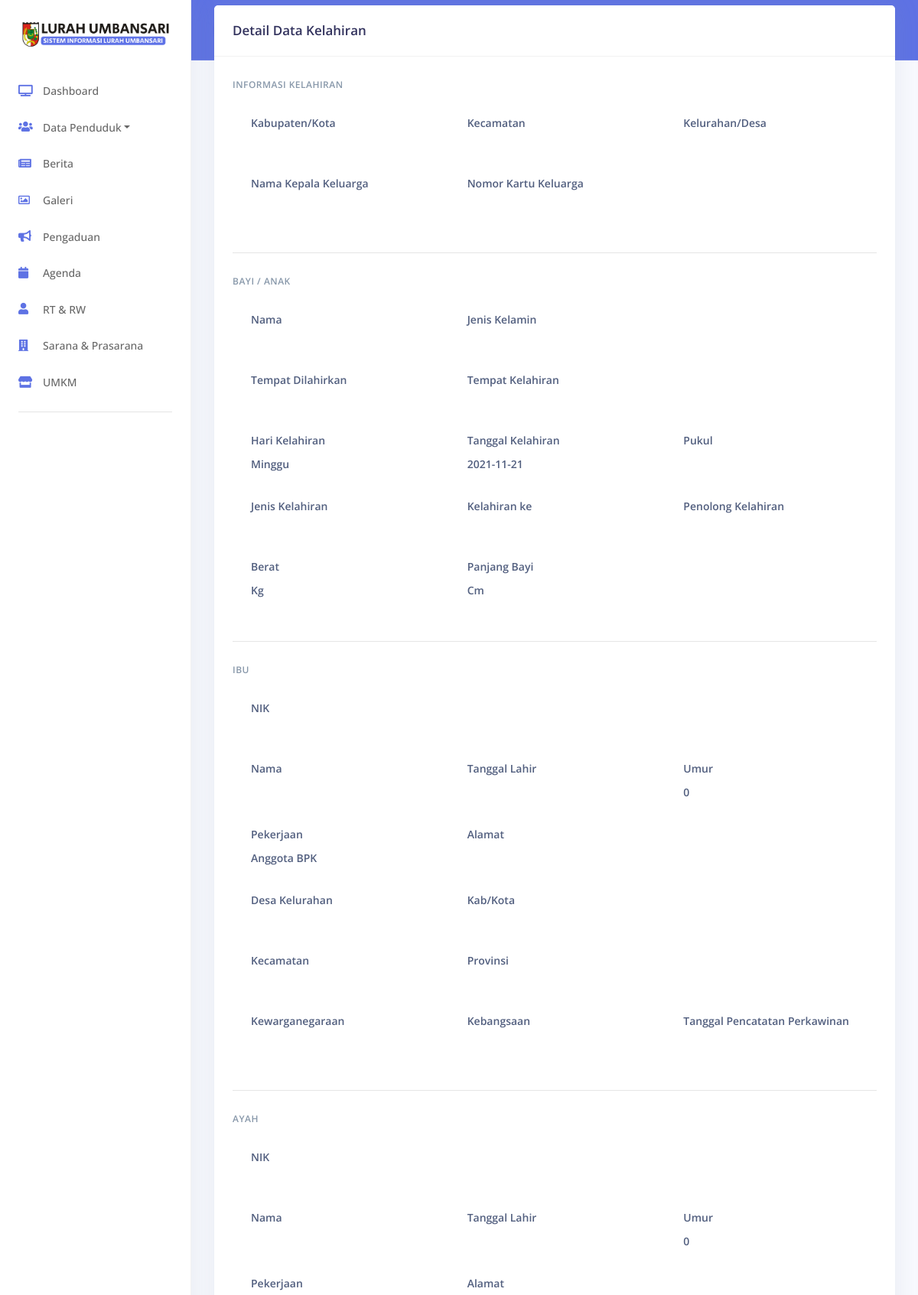
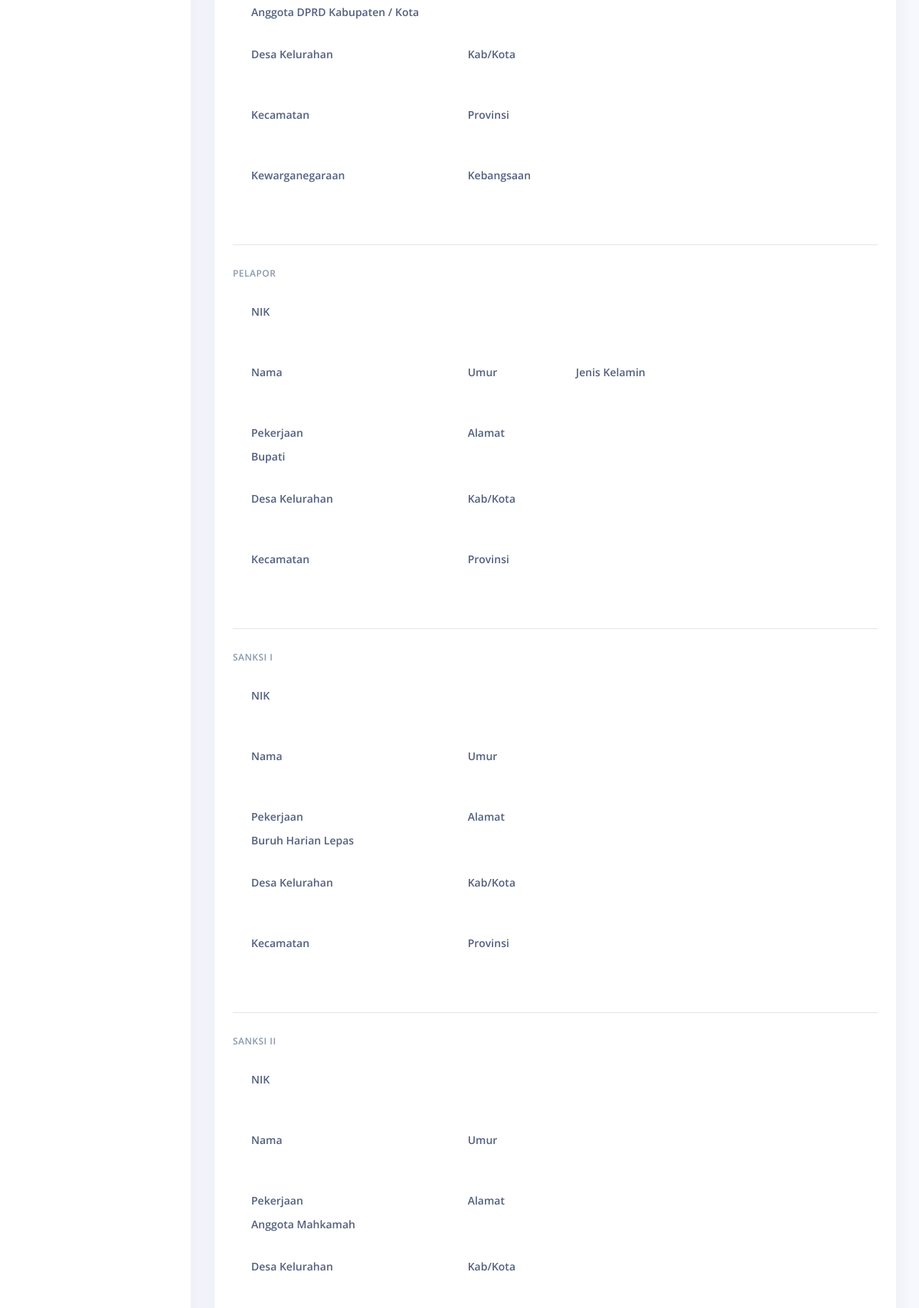
Page /Kelahiran/detail/1 (upper part) on the committed database (2 pictures, top to bottom).
### tables this page shows
CREATE TABLE `kelahiran` (
  `desa_kelurahan` varchar(255) DEFAULT NULL,
  `kecamatan` varchar(255) DEFAULT NULL,
  `kabupaten_kota` varchar(255) DEFAULT NULL,
  `klhrn_id` int(11) NOT NULL,
  `klhrn_kepala_keluarga` varchar(255) DEFAULT NULL,
  `klhrn_nokk` varchar(50) DEFAULT NULL,
  `klhrn_nama` varchar(255) DEFAULT NULL,
  `klhrn_jk` varchar(255) DEFAULT NULL,
  `klhrn_tmpt_dilahirkan` int(11) DEFAULT NULL,
  `klhrn_tmpt_kelahiran` varchar(255) DEFAULT NULL,
  `klhrn_tgl_lahir` date DEFAULT NULL,
  `klhrn_pkl_lahir` time DEFAULT NULL,
  `klhrn_jns_klmn_detail` int(11) DEFAULT NULL,
  `klhrn_ke` int(11) DEFAULT NULL,
  `klhrn_penolong` int(11) DEFAULT NULL,
  `klhrn_berat` int(11) DEFAULT NULL,
  `klhrn_panjang` int(11) DEFAULT NULL,
  `klhrn_ibu_nik` int(100) DEFAULT NULL,
  `klhrn_ibu_nama` varchar(255) DEFAULT NULL,
  `klhrn_ibu_tgl_lahir` date DEFAULT NULL,
  `klhrn_ibu_pekerjaan` int(5) DEFAULT NULL,
  `klhrn_ibu_alamat` varchar(255) DEFAULT NULL,
  `klhrn_ibu_alamat_desakelurahan` varchar(255) DEFAULT NULL,
  `klhrn_ibu_alamat_kecamatan` varchar(255) DEFAULT NULL,
  `klhrn_ibu_alamat_kabupatenkota` varchar(255) DEFAULT NULL,
  `klhrn_ibu_alamat_provinsi` varchar(255) DEFAULT NULL,
  `klhrn_ibu_kewarganegaraan` int(1) DEFAULT NULL,
  `klhrn_ibu_kebangsaan` varchar(255) DEFAULT NULL,
  `klhrn_ibu_tgl_catat_kawin` date DEFAULT NULL,
  `klhrn_ayah_nik` int(100) DEFAULT NULL,
  `klhrn_ayah_nama` varchar(255) DEFAULT NULL,
  `klhrn_ayah_tgl_lahir` date DEFAULT NULL,
  `klhrn_ayah_pekerjaan` int(5) DEFAULT NULL,
  `klhrn_ayah_alamat` varchar(255) DEFAULT NULL,
  `klhrn_ayah_alamat_desakelurahan` varchar(255) DEFAULT NULL,
  `klhrn_ayah_alamat_kecamatan` varchar(255) DEFAULT NULL,
  `klhrn_ayah_alamat_kabupatenkota` varchar(255) DEFAULT NULL,
  `klhrn_ayah_alamat_provinsi` varchar(255) DEFAULT NULL,
  `klhrn_ayah_kewarganegaraan` int(1) DEFAULT NULL,
  `klhrn_ayah_kebangsaan` varchar(255) DEFAULT NULL,
  `plpr_nik` bigint(16) DEFAULT NULL,
  `plpr_fullname` varchar(255) DEFAULT NULL,
  `plpr_umur` int(10) DEFAULT NULL,
  `plpr_jk` varchar(255) DEFAULT NULL,
  `plpr_pekerjaan` int(5) DEFAULT NULL,
  `plpr_alamat` varchar(255) DEFAULT NULL,
  `plpr_alamat_desakelurahan` varchar(255) DEFAULT NULL,
  `plpr_alamat_kecamatan` varchar(255) DEFAULT NULL,
  `plpr_alamat_kabupatenkota` varchar(255) DEFAULT NULL,
  `plpr_alamat_provinsi` varchar(255) DEFAULT NULL,
  `sks1_nik` bigint(16) DEFAULT NULL,
  `sks1_fullname` varchar(255) DEFAULT NULL,
  `sks1_umur` int(10) DEFAULT NULL,
  `sks1_pekerjaan` int(5) DEFAULT NULL,
  `sks1_alamat` varchar(255) DEFAULT NULL,
  `sks1_alamat_desakelurahan` varchar(255) DEFAULT NULL,
  `sks1_alamat_kecamatan` varchar(255) DEFAULT NULL,
  `sks1_alamat_kabupatenkota` varchar(255) DEFAULT NULL,
  `sks1_alamat_provinsi` varchar(255) DEFAULT NULL,
  `sks2_nik` bigint(16) DEFAULT NULL,
  `sks2_fullname` varchar(255) DEFAULT NULL,
  `sks2_umur` int(10) DEFAULT NULL,
  `sks2_pekerjaan` int(5) DEFAULT NULL,
  `sks2_alamat` varchar(255) DEFAULT NULL,
  `sks2_alamat_desakelurahan` varchar(255) DEFAULT NULL,
  `sks2_alamat_kecamatan` varchar(255) DEFAULT NULL,
  `sks2_alamat_kabupatenkota` varchar(255) DEFAULT NULL,
  `sks2_alamat_provinsi` varchar(255) DEFAULT NULL
);

CREATE TABLE `pekerjaan` (
  `pkrj_id` int(5) NOT NULL,
  `pkrj_ket` text NOT NULL
);

### application/views/data_kelahiran/vw_detail_kelahiran.php (the view, shortened to what the rows shown need)
<div class="container-fluid mt--6">
    <div class="row">
        <div class="col">
            <div class="card">
                <div class="card-body">
                    <form>
                        <div class="pl-lg-4">
                            <div class="row">
                                <div class="col-4">
                                    <div class="form-group">
                                        <label for="example-date-input" class="form-control-label">Tanggal Kelahiran</label><br>
                                        <label class="form-control-label" for="input-username"><?= $kelahiran['klhrn_tgl_lahir'] ?></label>
                                    </div>
                                </div>
                            </div>
                        </div>
                        <div class="pl-lg-4">
                            <div class="row">
                                <div class="col-lg-2">
                                    <div class="form-group">
                                        <label for="example-number-input" class="form-control-label">Umur</label><br>
                                        <label class="form-control-label" for="input-username">
                                            <?php
                                            $thn = date_format(date_create($kelahiran['klhrn_ibu_tgl_lahir']), "Y");
                                            $thnNow = date("Y");
                                            $age = $thnNow - $thn;
                                            echo $age;
                                            ?>
                                        </label>
                                    </div>
                                </div>
                            </div>
                            <div class="row">
                                <div class="col-4">
                                    <div class="form-group">
                                        <label class="form-control-label" for="exampleFormControlSelect1">Pekerjaan</label><br>
                                        <label class="form-control-label" for="input-username">
                                            <?php foreach ($pekerjaan as $r) :
                                                if ($kelahiran['klhrn_ibu_pekerjaan'] == $r['pkrj_id']) { ?>
                                                    <?= $r['pkrj_ket']; ?>
                                            <?php }
                                            endforeach; ?>
                                        </label>
                                    </div>
                                </div>
                            </div>
                        </div>
                        <div class="pl-lg-4">
                            <div class="row">
                                <div class="col-lg-2">
                                    <div class="form-group">
                                        <label for="example-number-input" class="form-control-label">Umur</label><br>
                                        <label class="form-control-label" for="input-username">
                                            <?php
                                            $thn = date_format(date_create($kelahiran['klhrn_ayah_tgl_lahir']), "Y");
                                            $thnNow = date("Y");
                                            $age = $thnNow - $thn;
                                            echo $age;
                                            ?>
                                        </label>
                                    </div>
                                </div>
                            </div>
                            <div class="row">
                                <div class="col-4">
                                    <div class="form-group">
                                        <label class="form-control-label" for="exampleFormControlSelect1">Pekerjaan</label><br>
                                        <label class="form-control-label" for="input-username">
                                            <?php foreach ($pekerjaan as $r) :
                                                if ($kelahiran['klhrn_ayah_pekerjaan'] == $r['pkrj_id']) { ?>
                                                    <?= $r['pkrj_ket']; ?>
                                            <?php }
                                            endforeach; ?>
                                        </label>
                                    </div>
                                </div>
                            </div>
                        </div>
                        <div class="pl-lg-4">
                            <div class="row">
                                <div class="col-4">
                                    <div class="form-group">
                                        <label class="form-control-label" for="exampleFormControlSelect1">Pekerjaan</label><br>
                                        <label class="form-control-label" for="input-username">
                                            <?php foreach ($pekerjaan as $r) :
                                                if ($kelahiran['plpr_pekerjaan'] == $r['pkrj_id']) { ?>
                                                    <?= $r['pkrj_ket']; ?>
                                            <?php }
                                            endforeach; ?>
                                        </label>
                                    </div>
                                </div>
                            </div>
                        </div>
                        <div class="pl-lg-4">
                            <div class="row">
                                <div class="col-4">
                                    <div class="form-group">
                                        <label class="form-control-label" for="exampleFormControlSelect1">Pekerjaan</label><br>
                                        <label class="form-control-label" for="input-username">
                                            <?php foreach ($pekerjaan as $r) :
                                                if ($kelahiran['sks1_pekerjaan'] == $r['pkrj_id']) { ?>
                                                    <?= $r['pkrj_ket']; ?>
                                            <?php }
                                            endforeach; ?>
                                        </label>
                                    </div>
                                </div>
                            </div>
                        </div>
                        <div class="pl-lg-4">
                            <div class="row">
                                <div class="col-4">
                                    <div class="form-group">
                                        <label class="form-control-label" for="exampleFormControlSelect1">Pekerjaan</label><br>
                                        <label class="form-control-label" for="input-username">
                                            <?php foreach ($pekerjaan as $r) :
                                                if ($kelahiran['sks2_pekerjaan'] == $r['pkrj_id']) { ?>
                                                    <?= $r['pkrj_ket']; ?>
                                            <?php }
                                            endforeach; ?>
                                        </label>
                                    </div>
                                </div>
                            </div>
                        </div>
                    </form>
                </div>
            </div>
        </div>
    </div>

### rows in the picture
kelahiran: klhrn_tgl_lahir "2021-11-21"
pekerjaan: pkrj_ket "Anggota BPK"
pekerjaan: pkrj_ket "Anggota DPRD Kabupaten / Kota"
pekerjaan: pkrj_ket "Bupati"
pekerjaan: pkrj_ket "Buruh Harian Lepas"
pekerjaan: pkrj_ket "Anggota Mahkamah"
